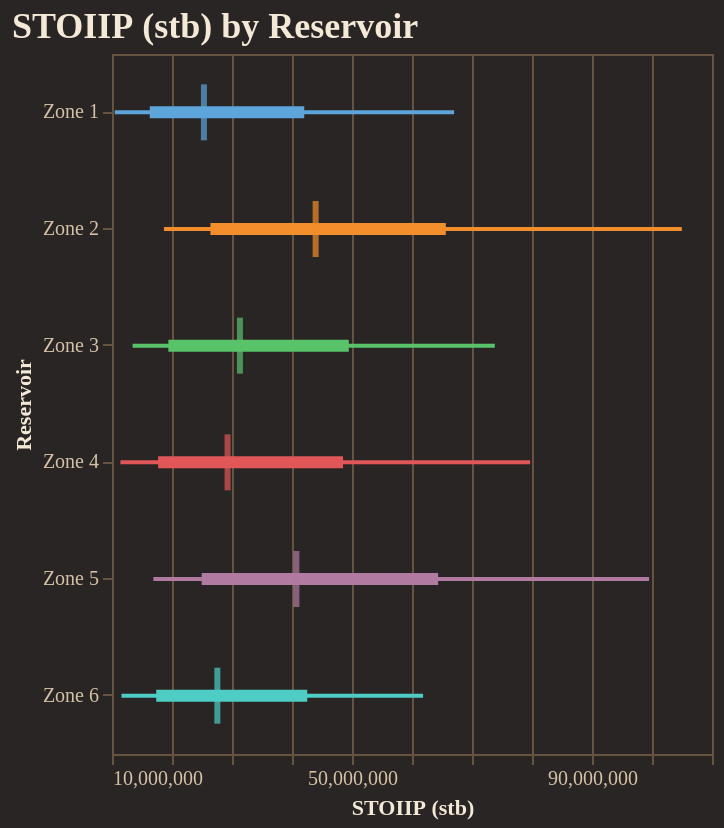

Notebook code for this chart:
### Code cell
fig = reporter.plotter.forest_plot(
    "STOIIP (stb)", 
    backend=PLOTTING_BACKEND
)
fig.show()

### Figure 1 — Vega-Lite specification as saved in the notebook (floating-point values rounded to 4 significant figures)
{"config": {"background": "#292524", "view": {"fill": "#292524", "stroke": "#665340"}, "title": {"color": "#f4e9d7", "font": "Merriweather", "fontSize": 18, "fontWeight": 600, "subtitleColor": "#d5c2a6", "anchor": "start"}, "axis": {"domainColor": "#665340", "gridColor": "#665340", "tickColor": "#665340", "labelColor": "#d5c2a6", "titleColor": "#f4e9d7", "labelFont": "Merriweather", "titleFont": "Merriweather"}, "legend": {"titleColor": "#f4e9d7", "labelColor": "#d5c2a6", "labelFont": "Merriweather", "titleFont": "Merriweather", "orient": "top-right", "symbolType": "circle"}, "header": {"labelColor": "#d5c2a6", "titleColor": "#f4e9d7", "labelFont": "Merriweather", "titleFont": "Merriweather"}, "mark": {"color": "#c78d3b"}, "line": {"color": "#c78d3b"}, "bar": {"color": "#c78d3b"}, "point": {"color": "#ddb06d"}, "area": {"color": "#c78d3b", "opacity": 0.35}, "text": {"color": "#f4e9d7", "font": "Merriweather"}, "range": {"category": ["#5DA5DA", "#F28E2B", "#59C36A", "#E15759", "#B07AA1", "#4ECDC4", "#FF9DA7", "#EDC948"]}}, "layer": [{"mark": {"type": "rule", "strokeWidth": 2}, "encoding": {"color": {"field": "group", "legend": null, "type": "nominal"}, "x": {"field": "p10", "scale": {"zero": false}, "title": "STOIIP (stb)", "type": "quantitative"}, "x2": {"field": "p90"}, "y": {"field": "group", "sort": ["Zone 1", "Zone 2", "Zone 3", "Zone 4", "Zone 5", "Zone 6"], "title": "Reservoir", "type": "nominal"}}}, {"mark": {"type": "rule", "strokeWidth": 6}, "encoding": {"color": {"field": "group", "legend": null, "type": "nominal"}, "x": {"field": "p25", "scale": {"zero": false}, "title": "STOIIP (stb)", "type": "quantitative"}, "x2": {"field": "p75"}, "y": {"field": "group", "sort": ["Zone 1", "Zone 2", "Zone 3", "Zone 4", "Zone 5", "Zone 6"], "title": "Reservoir", "type": "nominal"}}}, {"mark": {"type": "tick", "color": "black", "size": 28, "thickness": 3}, "encoding": {"color": {"field": "group", "legend": null, "type": "nominal"}, "tooltip": [{"field": "group", "title": "Group", "type": "nominal"}, {"field": "p10", "title": "P10", "type": "quantitative"}, {"field": "p25", "title": "P25", "type": "quantitative"}, {"field": "median", "title": "Median", "type": "quantitative"}, {"field": "p75", "title": "P75", "type": "quantitative"}, {"field": "p90", "title": "P90", "type": "quantitative"}], "x": {"field": "median", "scale": {"zero": false}, "title": "STOIIP (stb)", "type": "quantitative"}, "y": {"field": "group", "sort": ["Zone 1", "Zone 2", "Zone 3", "Zone 4", "Zone 5", "Zone 6"], "title": "Reservoir", "type": "nominal"}}}], "data": {"name": "data-21390e9fb982409b6a779e96cdcb9994"}, "height": 350, "title": "STOIIP (stb) by Reservoir", "width": "container", "$schema": "https://vega.github.io/schema/vega-lite/v5.20.1.json", "datasets": {"data-21390e9fb982409b6a779e96cdcb9994": [{"group": "Zone 1", "p10": 10460000.0, "p25": 16300000.0, "median": 25320000.0, "p75": 42030000.0, "p90": 67020000.0}, {"group": "Zone 2", "p10": 18650000.0, "p25": 26400000.0, "median": 43940000.0, "p75": 65630000.0, "p90": 105000000.0}, {"group": "Zone 3", "p10": 13430000.0, "p25": 19390000.0, "median": 31320000.0, "p75": 49460000.0, "p90": 73800000.0}, {"group": "Zone 4", "p10": 11410000.0, "p25": 17690000.0, "median": 29260000.0, "p75": 48510000.0, "p90": 79690000.0}, {"group": "Zone 5", "p10": 16900000.0, "p25": 24950000.0, "median": 40730000.0, "p75": 64360000.0, "p90": 99520000.0}, {"group": "Zone 6", "p10": 11590000.0, "p25": 17370000.0, "median": 27560000.0, "p75": 42540000.0, "p90": 61850000.0}]}}
